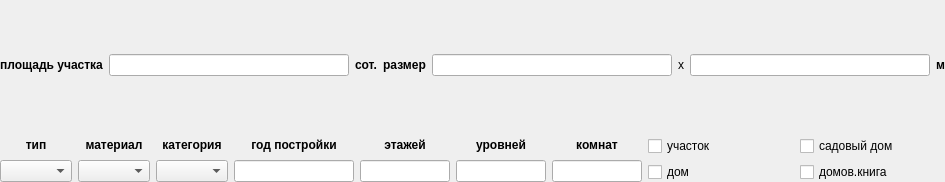
<?xml version="1.0" encoding="UTF-8"?>
<ui version="4.0">
 <class>TypeHomeWidget</class>
 <widget class="QWidget" name="TypeHomeWidget">
  <property name="geometry">
   <rect>
    <x>0</x>
    <y>0</y>
    <width>820</width>
    <height>182</height>
   </rect>
  </property>
  <property name="windowTitle">
   <string>Form</string>
  </property>
  <layout class="QVBoxLayout" name="verticalLayout_9">
   <property name="leftMargin">
    <number>0</number>
   </property>
   <property name="topMargin">
    <number>0</number>
   </property>
   <property name="rightMargin">
    <number>0</number>
   </property>
   <property name="bottomMargin">
    <number>0</number>
   </property>
   <item>
    <layout class="QHBoxLayout" name="OneLayout">
     <item>
      <widget class="QLabel" name="label">
       <property name="font">
        <font>
         <weight>75</weight>
         <bold>true</bold>
        </font>
       </property>
       <property name="text">
        <string>площадь участка</string>
       </property>
       <property name="alignment">
        <set>Qt::AlignCenter</set>
       </property>
      </widget>
     </item>
     <item>
      <widget class="QLineEdit" name="mpArea">
       <property name="minimumSize">
        <size>
         <width>240</width>
         <height>0</height>
        </size>
       </property>
       <property name="maximumSize">
        <size>
         <width>240</width>
         <height>16777215</height>
        </size>
       </property>
      </widget>
     </item>
     <item>
      <widget class="QLabel" name="label_2">
       <property name="font">
        <font>
         <weight>75</weight>
         <bold>true</bold>
        </font>
       </property>
       <property name="text">
        <string>сот.</string>
       </property>
      </widget>
     </item>
     <item>
      <layout class="QHBoxLayout" name="horizontalLayout_4">
       <item>
        <widget class="QLabel" name="label_5">
         <property name="font">
          <font>
           <weight>75</weight>
           <bold>true</bold>
          </font>
         </property>
         <property name="text">
          <string>размер</string>
         </property>
         <property name="alignment">
          <set>Qt::AlignCenter</set>
         </property>
        </widget>
       </item>
       <item>
        <widget class="QLineEdit" name="mpSizeX">
         <property name="minimumSize">
          <size>
           <width>240</width>
           <height>0</height>
          </size>
         </property>
         <property name="maximumSize">
          <size>
           <width>240</width>
           <height>16777215</height>
          </size>
         </property>
        </widget>
       </item>
       <item>
        <widget class="QLabel" name="label_6">
         <property name="text">
          <string>x</string>
         </property>
        </widget>
       </item>
       <item>
        <widget class="QLineEdit" name="mpSizeY">
         <property name="minimumSize">
          <size>
           <width>240</width>
           <height>0</height>
          </size>
         </property>
         <property name="maximumSize">
          <size>
           <width>240</width>
           <height>16777215</height>
          </size>
         </property>
        </widget>
       </item>
       <item>
        <widget class="QLabel" name="label_10">
         <property name="font">
          <font>
           <weight>75</weight>
           <bold>true</bold>
          </font>
         </property>
         <property name="text">
          <string>м</string>
         </property>
        </widget>
       </item>
      </layout>
     </item>
     <item>
      <spacer name="horizontalSpacer_2">
       <property name="orientation">
        <enum>Qt::Horizontal</enum>
       </property>
       <property name="sizeHint" stdset="0">
        <size>
         <width>40</width>
         <height>20</height>
        </size>
       </property>
      </spacer>
     </item>
     <item>
      <spacer name="horizontalSpacer">
       <property name="orientation">
        <enum>Qt::Horizontal</enum>
       </property>
       <property name="sizeHint" stdset="0">
        <size>
         <width>40</width>
         <height>20</height>
        </size>
       </property>
      </spacer>
     </item>
    </layout>
   </item>
   <item>
    <layout class="QHBoxLayout" name="horizontalLayout_3">
     <item>
      <layout class="QVBoxLayout" name="verticalLayout_4">
       <item>
        <widget class="QLabel" name="label_4">
         <property name="font">
          <font>
           <weight>75</weight>
           <bold>true</bold>
          </font>
         </property>
         <property name="text">
          <string>тип</string>
         </property>
         <property name="alignment">
          <set>Qt::AlignCenter</set>
         </property>
        </widget>
       </item>
       <item>
        <widget class="QComboBox" name="mpFund"/>
       </item>
      </layout>
     </item>
     <item>
      <layout class="QVBoxLayout" name="verticalLayout_2">
       <item>
        <widget class="QLabel" name="label_3">
         <property name="font">
          <font>
           <weight>75</weight>
           <bold>true</bold>
          </font>
         </property>
         <property name="text">
          <string>материал</string>
         </property>
         <property name="alignment">
          <set>Qt::AlignCenter</set>
         </property>
        </widget>
       </item>
       <item>
        <widget class="QComboBox" name="mpMaterial"/>
       </item>
      </layout>
     </item>
     <item>
      <layout class="QVBoxLayout" name="verticalLayout_11">
       <item>
        <widget class="QLabel" name="label_12">
         <property name="font">
          <font>
           <weight>75</weight>
           <bold>true</bold>
          </font>
         </property>
         <property name="text">
          <string>категория</string>
         </property>
         <property name="alignment">
          <set>Qt::AlignCenter</set>
         </property>
        </widget>
       </item>
       <item>
        <widget class="QComboBox" name="mpCategory"/>
       </item>
      </layout>
     </item>
     <item>
      <layout class="QHBoxLayout" name="horizontalLayout_5">
       <item>
        <layout class="QVBoxLayout" name="verticalLayout_10">
         <item>
          <widget class="QLabel" name="label_11">
           <property name="font">
            <font>
             <weight>75</weight>
             <bold>true</bold>
            </font>
           </property>
           <property name="text">
            <string>год постройки</string>
           </property>
           <property name="alignment">
            <set>Qt::AlignCenter</set>
           </property>
          </widget>
         </item>
         <item>
          <widget class="QLineEdit" name="mpYear">
           <property name="minimumSize">
            <size>
             <width>120</width>
             <height>0</height>
            </size>
           </property>
           <property name="maximumSize">
            <size>
             <width>120</width>
             <height>16777215</height>
            </size>
           </property>
           <property name="alignment">
            <set>Qt::AlignRight|Qt::AlignTrailing|Qt::AlignVCenter</set>
           </property>
          </widget>
         </item>
        </layout>
       </item>
       <item>
        <layout class="QVBoxLayout" name="verticalLayout_3">
         <item>
          <widget class="QLabel" name="label_7">
           <property name="font">
            <font>
             <weight>75</weight>
             <bold>true</bold>
            </font>
           </property>
           <property name="text">
            <string>этажей</string>
           </property>
           <property name="alignment">
            <set>Qt::AlignCenter</set>
           </property>
          </widget>
         </item>
         <item>
          <widget class="QLineEdit" name="mpLevels">
           <property name="minimumSize">
            <size>
             <width>90</width>
             <height>0</height>
            </size>
           </property>
           <property name="maximumSize">
            <size>
             <width>90</width>
             <height>16777215</height>
            </size>
           </property>
          </widget>
         </item>
        </layout>
       </item>
       <item>
        <layout class="QVBoxLayout" name="verticalLayout_6">
         <item>
          <widget class="QLabel" name="label_8">
           <property name="font">
            <font>
             <weight>75</weight>
             <bold>true</bold>
            </font>
           </property>
           <property name="text">
            <string>уровней</string>
           </property>
           <property name="alignment">
            <set>Qt::AlignCenter</set>
           </property>
          </widget>
         </item>
         <item>
          <widget class="QLineEdit" name="mpStage">
           <property name="minimumSize">
            <size>
             <width>90</width>
             <height>0</height>
            </size>
           </property>
           <property name="maximumSize">
            <size>
             <width>90</width>
             <height>16777215</height>
            </size>
           </property>
          </widget>
         </item>
        </layout>
       </item>
       <item>
        <layout class="QVBoxLayout" name="verticalLayout_7">
         <item>
          <widget class="QLabel" name="label_9">
           <property name="font">
            <font>
             <weight>75</weight>
             <bold>true</bold>
            </font>
           </property>
           <property name="text">
            <string>комнат</string>
           </property>
           <property name="alignment">
            <set>Qt::AlignCenter</set>
           </property>
          </widget>
         </item>
         <item>
          <widget class="QLineEdit" name="mpRoomes">
           <property name="minimumSize">
            <size>
             <width>90</width>
             <height>0</height>
            </size>
           </property>
           <property name="maximumSize">
            <size>
             <width>90</width>
             <height>16777215</height>
            </size>
           </property>
          </widget>
         </item>
        </layout>
       </item>
       <item>
        <layout class="QVBoxLayout" name="verticalLayout_12">
         <item>
          <widget class="QCheckBox" name="mpRegion">
           <property name="text">
            <string>участок</string>
           </property>
          </widget>
         </item>
         <item>
          <widget class="QCheckBox" name="mpHome">
           <property name="text">
            <string>дом</string>
           </property>
          </widget>
         </item>
        </layout>
       </item>
       <item>
        <layout class="QVBoxLayout" name="verticalLayout_8">
         <item>
          <widget class="QCheckBox" name="mpGardenHome">
           <property name="text">
            <string>садовый дом</string>
           </property>
          </widget>
         </item>
         <item>
          <widget class="QCheckBox" name="mpBook">
           <property name="text">
            <string>домов.книга</string>
           </property>
          </widget>
         </item>
        </layout>
       </item>
      </layout>
     </item>
    </layout>
   </item>
  </layout>
 </widget>
 <resources/>
 <connections/>
</ui>
